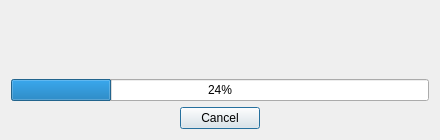
<?xml version="1.0" encoding="UTF-8"?>
<ui version="4.0">
 <class>installationProgress</class>
 <widget class="QDialog" name="installationProgress">
  <property name="windowModality">
   <enum>Qt::ApplicationModal</enum>
  </property>
  <property name="geometry">
   <rect>
    <x>0</x>
    <y>0</y>
    <width>440</width>
    <height>140</height>
   </rect>
  </property>
  <property name="sizePolicy">
   <sizepolicy hsizetype="Preferred" vsizetype="Preferred">
    <horstretch>0</horstretch>
    <verstretch>0</verstretch>
   </sizepolicy>
  </property>
  <property name="windowTitle">
   <string>Installation progress</string>
  </property>
  <layout class="QVBoxLayout" name="verticalLayout">
   <property name="sizeConstraint">
    <enum>QLayout::SetDefaultConstraint</enum>
   </property>
   <item>
    <spacer name="verticalSpacer_2">
     <property name="orientation">
      <enum>Qt::Vertical</enum>
     </property>
     <property name="sizeHint" stdset="0">
      <size>
       <width>20</width>
       <height>40</height>
      </size>
     </property>
    </spacer>
   </item>
   <item>
    <widget class="QLabel" name="infoLine1">
     <property name="text">
      <string/>
     </property>
     <property name="alignment">
      <set>Qt::AlignCenter</set>
     </property>
    </widget>
   </item>
   <item>
    <widget class="QLabel" name="infoLine2">
     <property name="text">
      <string/>
     </property>
     <property name="alignment">
      <set>Qt::AlignCenter</set>
     </property>
    </widget>
   </item>
   <item>
    <spacer name="verticalSpacer">
     <property name="orientation">
      <enum>Qt::Vertical</enum>
     </property>
     <property name="sizeHint" stdset="0">
      <size>
       <width>20</width>
       <height>40</height>
      </size>
     </property>
    </spacer>
   </item>
   <item>
    <widget class="QProgressBar" name="progressBar">
     <property name="value">
      <number>24</number>
     </property>
    </widget>
   </item>
   <item>
    <widget class="QDialogButtonBox" name="buttonBox">
     <property name="orientation">
      <enum>Qt::Horizontal</enum>
     </property>
     <property name="standardButtons">
      <set>QDialogButtonBox::Cancel</set>
     </property>
     <property name="centerButtons">
      <bool>true</bool>
     </property>
    </widget>
   </item>
  </layout>
 </widget>
 <resources/>
 <connections>
  <connection>
   <sender>buttonBox</sender>
   <signal>accepted()</signal>
   <receiver>installationProgress</receiver>
   <slot>accept()</slot>
   <hints>
    <hint type="sourcelabel">
     <x>248</x>
     <y>254</y>
    </hint>
    <hint type="destinationlabel">
     <x>157</x>
     <y>274</y>
    </hint>
   </hints>
  </connection>
  <connection>
   <sender>buttonBox</sender>
   <signal>rejected()</signal>
   <receiver>installationProgress</receiver>
   <slot>reject()</slot>
   <hints>
    <hint type="sourcelabel">
     <x>316</x>
     <y>260</y>
    </hint>
    <hint type="destinationlabel">
     <x>286</x>
     <y>274</y>
    </hint>
   </hints>
  </connection>
 </connections>
</ui>
